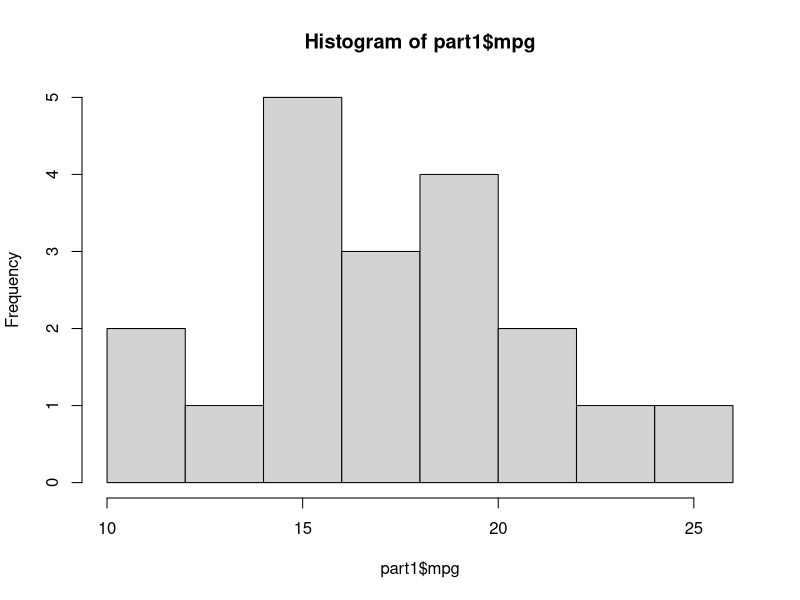
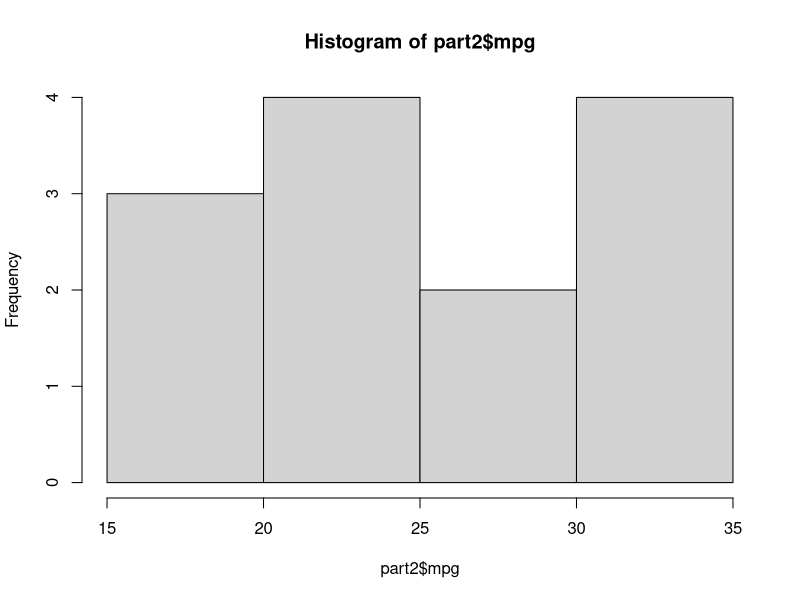
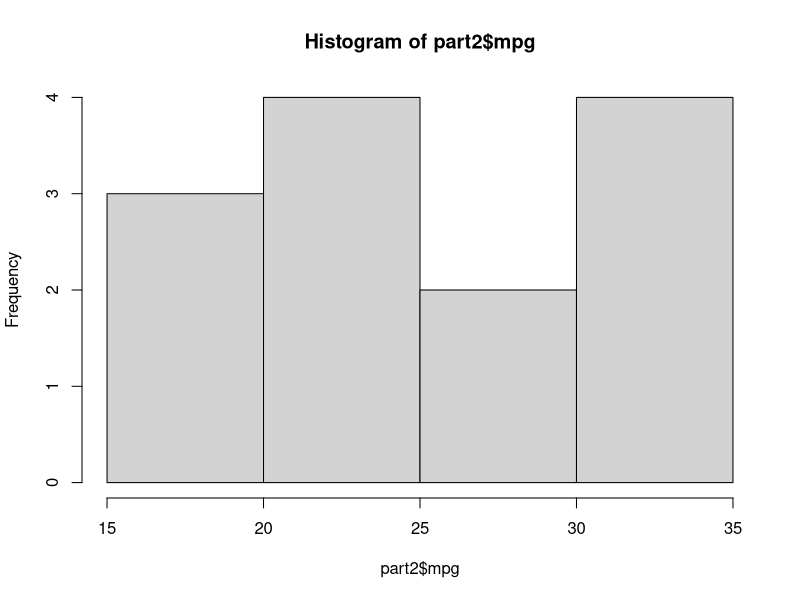

Source code (R) for these figures, in order: (Note: this script raises an error after producing the figures.)

data("mtcars")

head(mtcars)
View(mtcars)
str(mtcars)

part1<-subset(mtcars,am==0)
hist(part1$mpg)
mean(part1$mpg)
median(part1$mpg)
part2<-subset(mtcars,am==1)
hist(part2$mpg)
mean(part2$mpg)
hist(part2$mpg)

d <- dist(as.matrix(mtcars))


par(mfrow=c(2,6))

ggplot(mtcars, aes(.~factor(am))) + 
  geom_boxplot()


##part1
boxplot(part1$mpg)
boxplot(part1$cyl)
boxplot(part1$disp)
boxplot(part1$hp)
boxplot(part1$drat)
boxplot(part1$wt)
boxplot(part1$qsec)
boxplot(part1$vs)
boxplot(part1$gear)
boxplot(part1$carb)
##part2
boxplot(part1$mpg)
boxplot(part1$cyl)
boxplot(part1$disp)
boxplot(part1$hp)
boxplot(part1$drat)
boxplot(part1$wt)
boxplot(part1$qsec)
boxplot(part1$vs)
boxplot(part1$gear)
boxplot(part1$carb)


boxplot(part2$wt)

library(ggplot2)
install.packages("cowplot")
library(cowplot)

library(gridExtra)
library(grid)
library(lattice)

grid.arrange(x1, x2, x3, x4, ncol=4)
x1<-ggplot(aes(y = mpg, x = factor(am),fill=factor(am)), data = mtcars) + geom_boxplot()+ theme_bw()
x2<-ggplot(aes(y = cyl, x = factor(am),fill=factor(am)), data = mtcars) + geom_boxplot()+ theme_bw()
x3<-ggplot(aes(y = disp, x = factor(am),fill=factor(am)), data = mtcars) + geom_boxplot()+ theme_bw()
x4<-ggplot(aes(y = hp, x = factor(am),fill=factor(am)), data = mtcars) + geom_boxplot()+ theme_bw()
x5<-ggplot(aes(y = drat, x = factor(am),fill=factor(am)), data = mtcars) + geom_boxplot()+ theme_bw()
x6<-ggplot(aes(y = wt, x = factor(am),fill=factor(am)), data = mtcars) + geom_boxplot()+ theme_bw()
x7<-ggplot(aes(y = qsec, x = factor(am),fill=factor(am)), data = mtcars) + geom_boxplot()+ theme_bw()
x8<-ggplot(aes(y = gear, x = factor(am),fill=factor(am)), data = mtcars) + geom_boxplot()+ theme_bw()
x9<-ggplot(aes(y = carb, x = factor(am),fill=factor(am)), data = mtcars) + geom_boxplot()+ theme_bw()

plot_grid(x1,x2,x3,x4,x5,x6,x7,x8,x9,ncol=4,nrow=6,labels=c("mpg","cyl","disp","hp","drat","wt","qsec","gear","carb"))

boxplot(part1$mpg)
boxplot(part1$cyl)
boxplot(part1$disp)
boxplot(part1$hp)
boxplot(part1$drat)
boxplot(part1$wt)
boxplot(part1$qsec)
boxplot(part1$vs)
boxplot(part1$gear)
boxplot(part1$carb)
plot_grid(x,y,ncol=2,labels=c("A","B"))
boxplot(part1$mpg)
boxplot(part1$cyl)
boxplot(part1$disp)
boxplot(part1$hp)
boxplot(part1$drat)
boxplot(part1$wt)
boxplot(part1$qsec)
boxplot(part1$vs)
boxplot(part1$gear)
boxplot(part1$carb)

boxplot(mtcars[,-c(factor(mtcars$am))])

ggplot(mtcars)+geom_boxplot(aes(x=factor(am), y=mpg))  + 
  geom_boxplot(aes(x=factor(am), y=wt)) 
+facet_grid(.~factor(am))
        
head(mtcars)

library(ggplot2)
multiplot(x,y,cols=2)
x
ggplot(aes(y =  cyl , x = factor(am),fill=factor(am)), data = mtcars) + geom_boxplot()

ggplot(aes(y = gear, x = factor(am),fill=factor(am)), data = mtcars) + geom_boxplot()

ggplot(aes(y =  hp , x = factor(am),fill=factor(am)), data = mtcars) + geom_boxplot()


facet_wrap(~factor(am),data=mtcars)

hist(part2$wt)







sapply(part2, function(x) sum(is.na(x)))
mtcars[!complete.cases(mtcars),]

is.na(mtcars)

r<-kmeans(mtcars,2)
r


hclust(mtcars)



x1<-ggplot(aes(y = mpg, x = factor(am),fill=factor(am)), data = mtcars) + geom_boxplot()+ theme_bw()
x2<-ggplot(aes(y = cyl, x = factor(am),fill=factor(am)), data = mtcars) + geom_boxplot()+ theme_bw()
x3<-ggplot(aes(y = disp, x = factor(am),fill=factor(am)), data = mtcars) + geom_boxplot()+ theme_bw()
x4<-ggplot(aes(y = hp, x = factor(am),fill=factor(am)), data = mtcars) + geom_boxplot()+ theme_bw()
x5<-ggplot(aes(y = drat, x = factor(am),fill=factor(am)), data = mtcars) + geom_boxplot()+ theme_bw()
x6<-ggplot(aes(y = wt, x = factor(am),fill=factor(am)), data = mtcars) + geom_boxplot()+ theme_bw()
x7<-ggplot(aes(y = qsec, x = factor(am),fill=factor(am)), data = mtcars) + geom_boxplot()+ theme_bw()
x8<-ggplot(aes(y = gear, x = factor(am),fill=factor(am)), data = mtcars) + geom_boxplot()+ theme_bw()
x9<-ggplot(aes(y = carb, x = factor(am),fill=factor(am)), data = mtcars) + geom_boxplot()+ theme_bw()

grid.arrange(x1, x2, x3, x4,x5,x6,x7,x8,x9, ncol=5)




library(ggplot2)

ggplot(aes(y = mpg, x = factor(am),fill=factor(am)), data = mtcars) + geom_boxplot()



## modeling mpg~am

mdlN<-lm(mpg~factor(am)-1,data=mtcars)
mdlG<-glm(mpg~factor(am)-1,data=mtcars,family=Gamma)

residG<-resid(mdlG)
residN<-resid(mdlN)

indexI<-c(rep("modelN",length(resid((mdlG)))),rep("modelGamma",length(resid((mdlG)))))

resValues<-c(residN,residG)

df<-data.frame(resValues,indexI)
ggplot(aes(y = resValues, x = factor(indexI),fill=factor(indexI)), data = df) + geom_boxplot()+ theme_bw()


names(mtcars)
mdlG2<-glm(mpg~factor(am)+wt,data=mtcars,family=Gamma)
anova(mdlG2,mdlG,test="Chisq")

mdlG2<-glm(mpg~factor(am)+wt -1,data=mtcars,family=Gamma)
mdlG2$coefficients

mdlG3<-glm(mpg~factor(am)+wt + factor(am)*wt -1,data=mtcars,family=Gamma)
mdlG3$coefficients

mdlG4<-glm(mpg~factor(am)+wt + cyl -1,data=mtcars,family=Gamma)
mdlG4$coefficients

mdlG$coefficients
summary(mdlG)
mdlN$coefficients


anova(mdlG,mdlG2,mdlG4, test="Chisq")
anova(mdlG2,mdlG4, test="Chisq")

plot( function(x) pgamma(x,shape=20,rate=2),0 , 30, xlab="x", ylab="y",
      main="Fig.2.5 2. Densités Gamma.",col="yellow")

plot( function(x) pgamma(x,shape=5,rate=1),0 , 30, xlab="x", ylab="y",
      main="Fig. 1. Densités Gamma.",col="blue")
curve( dgamma(x,shape=2,rate=.3), add=TRUE, col="red");


res<-ggplot()+geom_point(aes(y = fittedP, x = mtcars$mpg),color="blue")+theme_bw()+scale_x_discrete("helleo",limits=0:32)
res<-res+scale_y_discrete("fitted",limits=0:32)
res<-res+geom_point(aes(y = fittedG, x = mtcars$mpg),color="red")
res


par(mfrow=c(2,2))

boxplot(resid(mdlG))
boxplot(resid(mdlP))
boxplot(resid(mdlN))


length(mtcars$mpg)

warnings()


par(mfrow=c(2,2))
mdl1<-lm(mpg~factor(am)-1,data=mtcars)
summary(mdl1)$coef
hist(resid(mdl1))
mdl2<-glm(mpg~factor(am)-1,data=mtcars,family=poisson)
summary(mdl2)$coef
hist(resid(mdl2))
fitted(mdl2)
plot(mtcars$mpg,fitted(mdl2))
plot(mtcars$mpg,fitted(mdl1))


boxplot(resid(mdl2))
boxplot(resid(mdl1))

quantile(resid(mdl2))
quantile(resid(mdl1))

mdl2<-glm(mpg~factor(am),data=mtcars,family=poisson)
mdl21<-glm(mpg~factor(am)+carb,data=mtcars,family=poisson)

mdl22<-glm(mpg~factor(am)+carb+wt,data=mtcars,family=poisson)

mdl24<-glm(mpg~factor(am)+wt+wt*factor(am),data=mtcars,family=poisson)

mtcars$mpgBis<-1/mtcars$mpg

mdl2b<-glm(mpg~factor(am),data=mtcars,family=Gamma)

resid(mdl2b)

summary(mdl2b)$coef



ze<-1/fitted(mdl2b)
head(fitted(mdl2b))
hist(resid(mdl2b))



quantile(resid(mdl2b))

cor(mtcars$wt,factor(mtcars$am))

str(mtcars)

anova(mdl23 ,mdl22, test="Chisq")


summary(mdl2)$coef
summary(mdl21)$coef
    
str(mtcars)


################################
